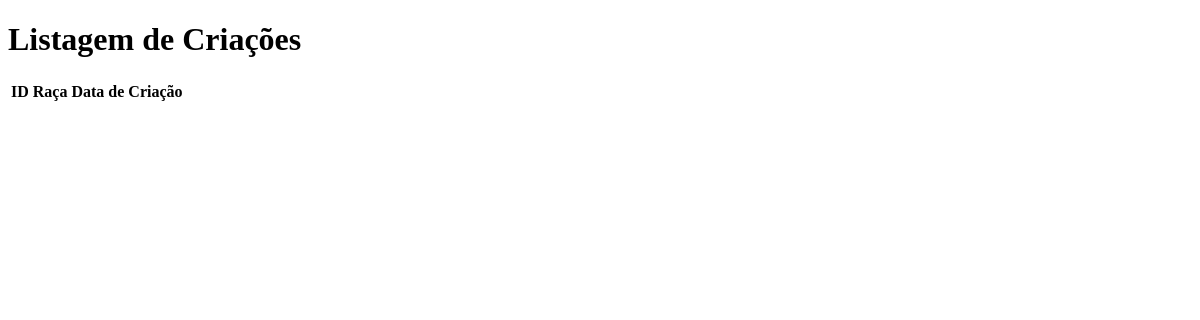
Page /producao/listar-criacoes/ on the earlier database version.
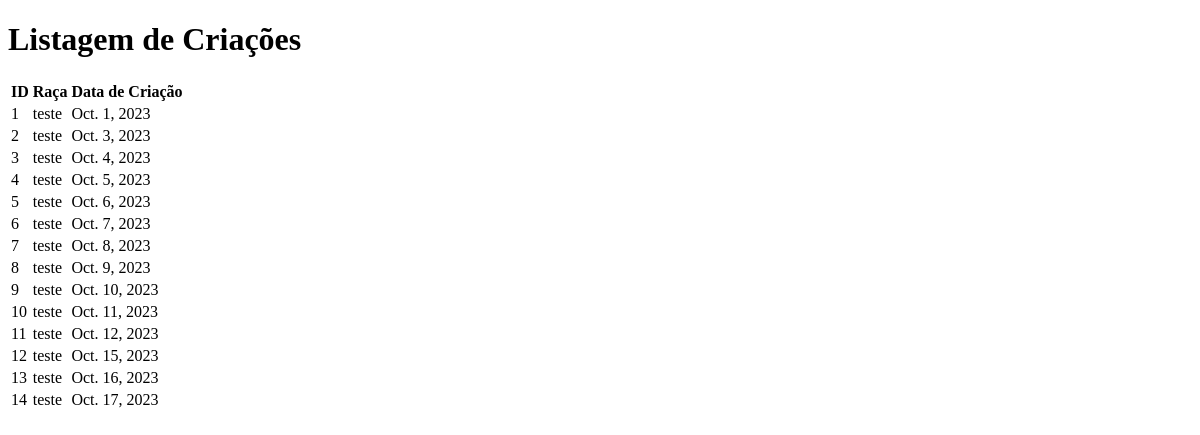
Same page on the later database version.
### Producao/models.py (models this page shows)
class Criacao(models.Model):
    id = models.AutoField(primary_key=True)
    raca = models.CharField(blank=False, max_length=50, verbose_name="Raça")
    data_criacao = models.DateField(blank=False, verbose_name="Data")

### Producao/views.py (the view)
# urls.py: path('listar-criacoes/', views.listar_criacoes, name='listar_criacoes'),
def listar_criacoes(request):
    criacoes = Criacao.objects.all()
    return render(request, 'Producao/criacao_list.html', {'criacoes': criacoes})

### templates/Producao/criacao_list.html (shortened to what this page needs)
<!DOCTYPE html>
<html lang="en">
  <head>
  </head>
  <body>
    <h1>Listagem de Criações</h1>
    <table>
      <thead>
        <tr>
          <th>ID</th>
          <th>Raça</th>
          <th>Data de Criação</th>
        </tr>
      </thead>
      <tbody>
        {% for criacao in criacoes %}
        <tr>
          <td>{{ criacao.id }}</td>
          <td>{{ criacao.raca }}</td>
          <td>{{ criacao.data_criacao }}</td>
        </tr>
        {% endfor %}
      </tbody>
    </table>
  </body>
</html>

Differences in the rows shown:
added Criacao: id "1", raca "teste", data_criacao "Oct. 1, 2023"
added Criacao: id "2", raca "teste", data_criacao "Oct. 3, 2023"
added Criacao: id "3", raca "teste", data_criacao "Oct. 4, 2023"
added Criacao: id "4", raca "teste", data_criacao "Oct. 5, 2023"
added Criacao: id "5", raca "teste", data_criacao "Oct. 6, 2023"
added Criacao: id "6", raca "teste", data_criacao "Oct. 7, 2023"
added Criacao: id "7", raca "teste", data_criacao "Oct. 8, 2023"
added Criacao: id "8", raca "teste", data_criacao "Oct. 9, 2023"
added Criacao: id "9", raca "teste", data_criacao "Oct. 10, 2023"
added Criacao: id "10", raca "teste", data_criacao "Oct. 11, 2023"
added Criacao: id "11", raca "teste", data_criacao "Oct. 12, 2023"
added Criacao: id "12", raca "teste", data_criacao "Oct. 15, 2023"
added Criacao: id "13", raca "teste", data_criacao "Oct. 16, 2023"
added Criacao: id "14", raca "teste", data_criacao "Oct. 17, 2023"
